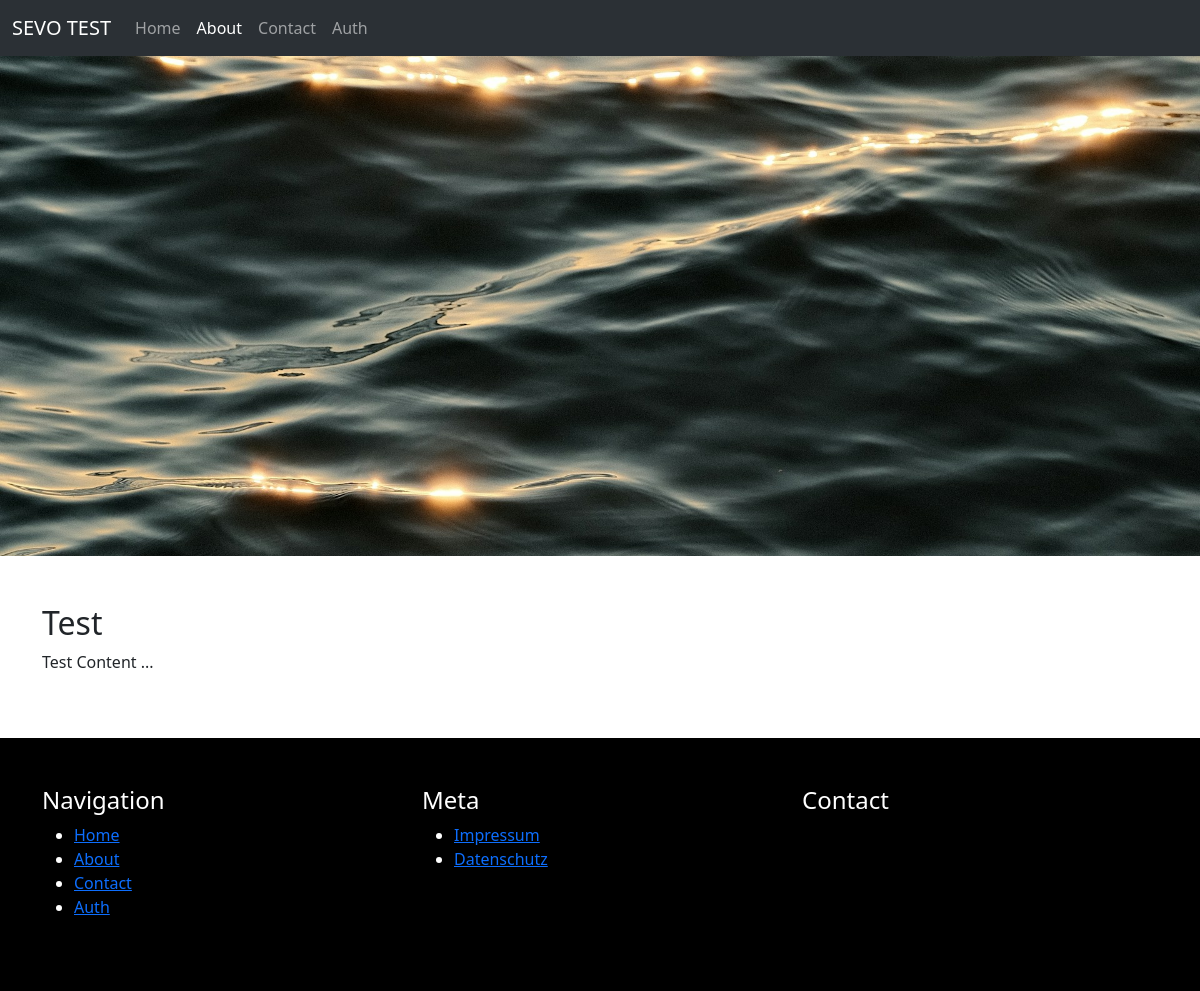
/page/about/ (signed in), run on an earlier commit of the app's database.
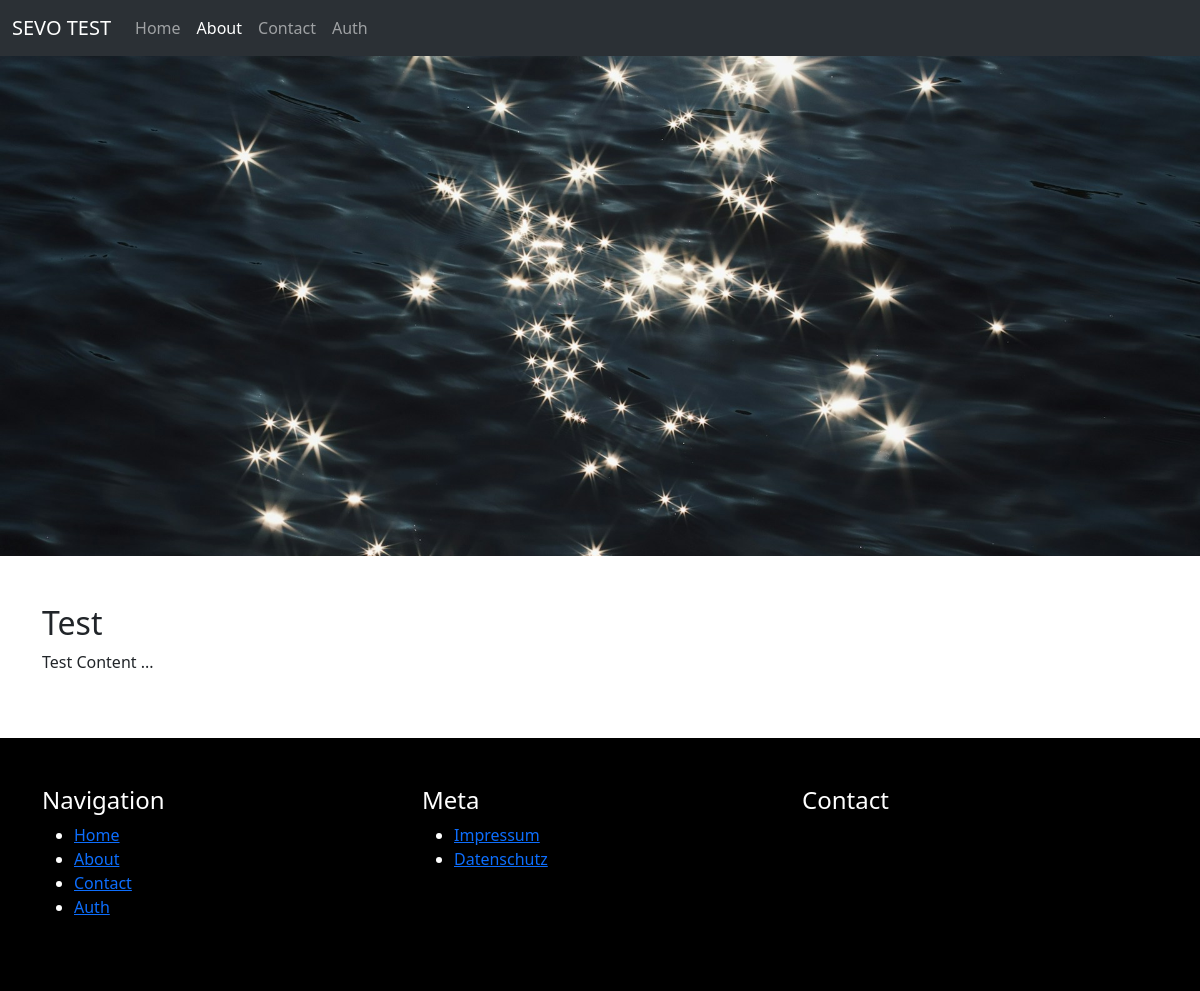
And on a later commit of the database.
### sevo_pages/models.py (models this page shows, shortened)
class PageMenu(models.Model):
    menu = models.ForeignKey("Menu", blank=True, null=True, on_delete=models.SET_NULL)
    page = models.ForeignKey(Page, blank=True, null=True, on_delete=models.CASCADE, verbose_name=_("Page"))
    url_path = models.SlugField(blank=True, null=True, verbose_name=_("URL path"))
    is_reverse = models.BooleanField(default=False, verbose_name=_("Is reverse"))
    order = models.PositiveIntegerField(default=0, verbose_name=_("Order"))
    published = models.BooleanField(default=True, verbose_name=_("Published"))
    def get_page(self):
        return self.page
    class Meta:
        ordering = ["order"]
        verbose_name = _("Page Menu")
        verbose_name_plural = _("Page Menus")

class Page(models.Model):
    class MenueChoices(models.IntegerChoices):
        MAIN = 0, _("Main"),
        META = 1, _("Meta"),
        NONE = 2, _("None")
    title = models.CharField(max_length=50, verbose_name=_("Title"))
    slug = models.SlugField(max_length=50, unique=True, verbose_name=_("Slug"))
    meta_description = models.CharField(max_length=160, blank=True, null=True, verbose_name=_("Meta description"))
    meta_custom = models.TextField(blank=True, null=True, verbose_name=_("Meta custom tags"))
    picture = models.ForeignKey(Picture, blank=True, null=True, on_delete=models.SET_NULL)
    url_path = models.CharField(max_length=255, blank=True, null=True, verbose_name=_("URL path"))
    is_reverse = models.BooleanField(default=False, verbose_name=_("Is reverse"))
    published = models.BooleanField(default=True, verbose_name=_("Published"))
    is_home = models.BooleanField(default=False)
    created_at = models.DateTimeField(auto_now_add=True, verbose_name=_("Created at"))
    updated_at = models.DateTimeField(auto_now=True, verbose_name=_("Updated at"))
    def get_all_pagearticles(self):
        return self.pagearticle_set.all()
    def get_published_pagearticles(self):
        return self.get_all_pagearticles().filter(published=True)
    def get_absolute_url(self):
        if self.url_path != None:
            if self.is_reverse:
                path = reverse(self.url_path)
            else:
                path = self.url_path
            return path
        if self.is_home:
            return reverse("homepage")
        return reverse("sevo-pages-detail", kwargs={"slug": self.slug})
    @classmethod
    def get_home_page(cls):
        try:
            home = cls.objects.get(is_home=True)
        except:
            home = cls.objects.first
        return home
    class Meta:
        verbose_name = _("Page")
        verbose_name_plural = _("Pages")

class PageArticle(models.Model):
    page = models.ForeignKey(Page, blank=True, null=True, on_delete=models.SET_NULL)
    article = models.ForeignKey(Article, blank=True, null=True, on_delete=models.SET_NULL, verbose_name=_("Article"))
    order = models.PositiveIntegerField(default=0, verbose_name=_("Order"))
    published = models.BooleanField(default=True, verbose_name=_("Published"))
    def get_article(self):
        return self.article
    class Meta:
        ordering = ["order"]
        verbose_name = _("Page Article")
        verbose_name_plural = _("Page Articles")

class Article(models.Model):
    name = models.CharField(max_length=150, verbose_name=_("Name"))
    title = models.CharField(max_length=150, verbose_name=_("Title"))
    content = models.TextField(verbose_name=_("Content"))
    published = models.BooleanField(default=True, verbose_name=_("Published"))
    created_at = models.DateTimeField(auto_now_add=True, verbose_name=_("Created at"))
    updated_at = models.DateTimeField(auto_now=True, verbose_name=_("Updated at"))
    class Meta:
        ordering = ["-updated_at"]
        verbose_name = _("Article")
        verbose_name_plural = _("Articles")

### sevo_media/models.py (models this page shows, shortened)
class Picture(models.Model):
    title = models.CharField(max_length=50)
    image = models.ImageField(upload_to="uploads/images")
    tags = models.ManyToManyField(PictureTag, blank=True)
    created_at = models.DateTimeField(auto_now_add=True)
    updated_at = models.DateTimeField(auto_now=True)
    @admin.display(description="Image URL")
    def get_image_url(self):
        if self.image:
            return self.image.url
        return None
    class Meta:
        ordering = [
            "-updated_at"
        ]
        verbose_name = _("Picture")
        verbose_name_plural = _("Pictures")

### sevo_pages/views.py (the view)
# urls.py: path("<slug:slug>/", detail, name="sevo-pages-detail")
def detail(request, slug):
    page = get_object_or_404(Page, slug=slug)
    print("path: ", request.path)
    return render(request, "sevo_pages/detail.html", {
        "page": page
    })

### sevo_pages/models.py (called while the page is built)
    def get_all_pagemenus(self):
        return self.pagemenu_set.all()

    def get_published_pagemenus(self):
        return self.get_all_pagemenus().filter(published=True)

### sevo_pages/templatetags/page_tags.py (called while the page is built)
@register.simple_tag
def is_active_page(path, page):
    if page.get_absolute_url() == path:
        return "active"

### utils/context_processors.py (called while the page is built)
def menus_context(request):
    menus = Menu.objects.all()
    menu_main = menus.get(name="Main")
    menu_meta = menus.get(name="Meta")
    homepage = Page.get_home_page()
    return {
        "menus": menus,
        "menu_main": menu_main,
        "menu_meta": menu_meta,
        "homepage": homepage
    }

### sevo_pages/templates/sevo_pages/detail.html (shortened to what this page needs)
{% extends "base.html" %}
{% block header %}
    {% if page.picture %}
        <img class="object-fit-cover" src="{{ page.picture.get_image_url }}" width="100%" height="500" />
    {% endif %}
{% endblock %}
{% block content %}
    {% for particle in page.get_published_pagearticles %}
        <article>
            <h2>{{ particle.get_article.title }}</h2>
            <p>
                {{ particle.get_article.content }}
            </p>
        </article>
    {% endfor %}
{% endblock %}

### templates/base.html (shortened to what this page needs)
{% load static %}
<!DOCTYPE html>
<html lang="en">
<head>
    <link rel="stylesheet" href="{% static 'vendor/node_modules/bootstrap/dist/css/bootstrap.min.css' %}">
    <link rel="stylesheet" href="{% static 'css/style.css' %}">
</head>
<body>
    {% include 'partials/_navbar.html' %}
    {% block header %}{% endblock %}
    <div class="container pt-5 pb-5">
        {% block content %}{% endblock %}
    </div>
    {% include 'partials/_footer.html' %}
</body>
</html>

### templates/partials/_navbar.html (shortened to what this page needs)
{% load page_tags %}
<nav class="navbar bg-dark navbar-expand-lg bg-body-tertiary" data-bs-theme="dark">
    <div class="container-fluid">
      <a class="navbar-brand" href="{% url 'homepage' %}">SEVO TEST</a>
      <div class="collapse navbar-collapse" id="navbarSupportedContent">
        <ul class="navbar-nav me-auto mb-2 mb-lg-0">
            {% for pmenu in menu_main.get_published_pagemenus %}
                <li class="nav-item">
                    <a class="nav-link {% is_active_page path=request.path page=pmenu.get_page %}" href={{ pmenu.get_page.get_absolute_url }}>{{ pmenu.get_page.title }}</a>
                </li>
            {% endfor %}
        </ul>
      </div>
    </div>
  </nav>

### templates/partials/_footer.html
<footer class="bg-black text-white py-5">
    <div class="container">
        <div class="row">
            <div class="col-md-4 mb-2">
                <h4>Navigation</h4>
                <ul>
                    {% for pmenu in menu_main.get_published_pagemenus %}
                        <li>
                            <a href="{{ pmenu.get_page.get_absolute_url }}">{{ pmenu.get_page.title }}</a>
                        </li>
                    {% endfor %}
                </ul>
            </div>
            <div class="col-md-4 mb-2">
                <h4>Meta</h4>
                <ul>
                    {% for pmenu in menu_meta.get_published_pagemenus %}
                        <li>
                            <a href="{{ pmenu.get_page.get_absolute_url }}">{{ pmenu.get_page.title }}</a>
                        </li>
                    {% endfor %}
                </ul>
            </div>
            <div class="col-md-4 mb-2">
                <h4>Contact</h4>
            </div>
        </div>
    </div>
</footer>

What changed in the data, as far as the page shows it:
changed Page: picture.get_image_url: a different picture
